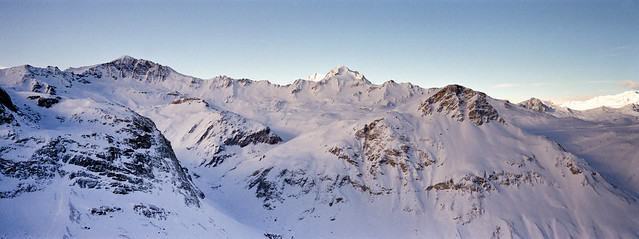
#> input picture Basics/img_vid/scenery4.jpg, 639 x 239 px, found by its file name
$ python interpolation.py
#> lines starting #> are read from the running program, lines starting #| are printed output that depends on the picture
import cv2
import numpy as np

# Scaling operation
# Reading original Image
image = cv2.imread('img_vid\scenery4.jpg')
#> image is the input picture: shape (239, 639, 3); mean B, G, R 176.3, 153.6, 146.3

image_sized = cv2.resize(image, (300, 300))
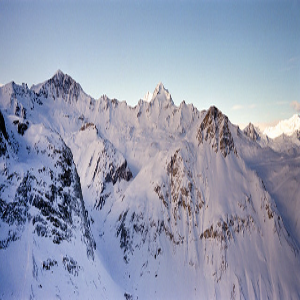
#> image_sized: shape (300, 300, 3); mean B, G, R 176.2, 153.5, 146.2

# Resizing image using Linear interpolation
image_re_linear = cv2.resize(image, None, fx=5.5, fy=5.5, interpolation=cv2.INTER_LINEAR)
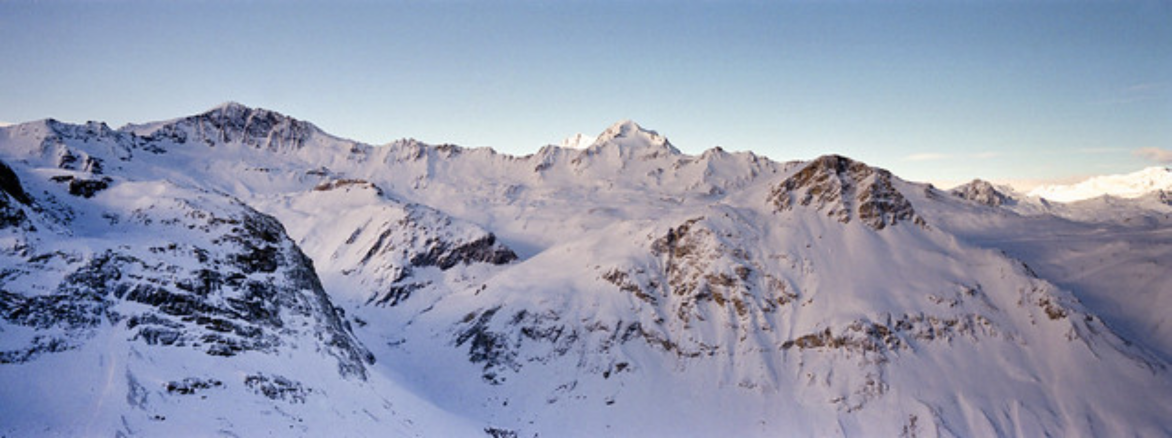
#> image_re_linear: shape (1314, 3514, 3) (shown at 1/3 size); mean B, G, R 176.1, 153.5, 146.2

# Resizing using Cubic interpolation
image_re_cubic = cv2.resize(image, None, fx=5.5, fy=5.5, interpolation=cv2.INTER_CUBIC)

# Showing all three images
cv2.imshow('Linear', image_re_linear)
cv2.imshow('Cubic', image_re_cubic)
cv2.imshow('original', image)

if cv2.waitKey() == ord('q'):
#> (key q is pressed here)
    cv2.destroyAllWindows()

$ run again, with Basics/img_vid/scenery2.jpg copied over Basics/img_vid/scenery4.jpg
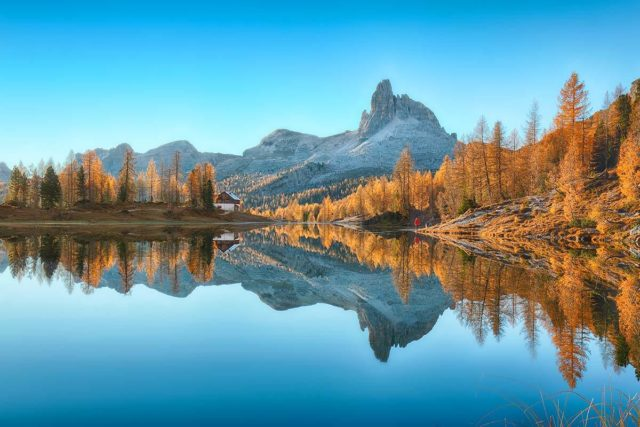
#> input picture Basics/img_vid/scenery2.jpg, 640 x 427 px, found by its file name
#> image is the input picture: shape (427, 640, 3); mean B, G, R 166.1, 153.1, 102.8
#> `image_sized = cv2.resize(image, (300, 300))`:
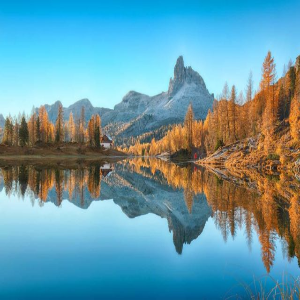
#> image_sized: shape (300, 300, 3); mean B, G, R 166, 153, 102.7

$ run again, with Basics/img_vid/lake.jpg copied over Basics/img_vid/scenery4.jpg
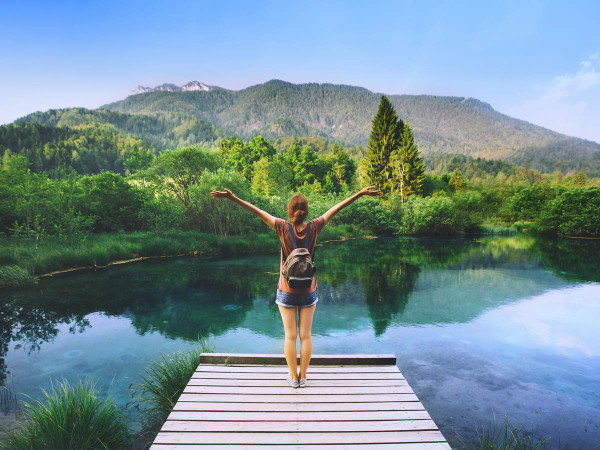
#> input picture Basics/img_vid/lake.jpg, 600 x 450 px, found by its file name
#> image is the input picture: shape (450, 600, 3); mean B, G, R 147.9, 141.5, 116.6
#> `image_sized = cv2.resize(image, (300, 300))`:
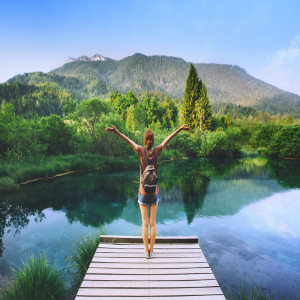
#> image_sized: shape (300, 300, 3); mean B, G, R 147.9, 141.4, 116.6
